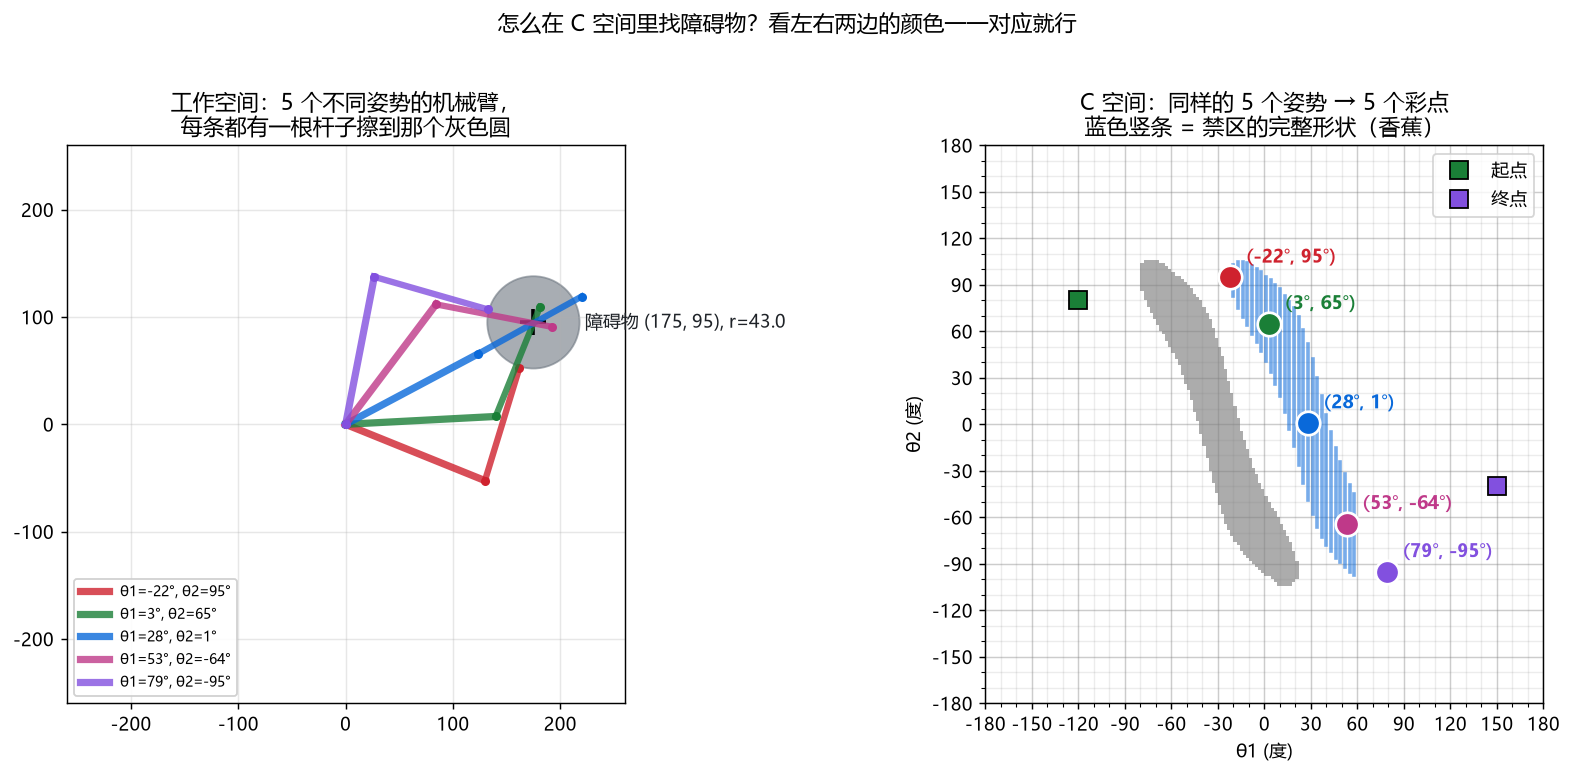

This figure's Python source:
# -*- coding: utf-8 -*-
"""
第 2 课补充：怎么在 C 空间里快速找到障碍物？
============================================
第 2 课的 C 空间地图上那团"香蕉"很难肉眼反推出工作空间里的位置。
这张图做了两件事让它一目了然：
  1. 在工作空间里挑 5 个"刚好撞到障碍物"的姿势，画出 5 条不同颜色的机械臂
  2. 在 C 空间地图上把同样这 5 个姿势标成 5 个彩色点
  3. 再用"逐列扫描"画出香蕉的完整轮廓（蓝色竖条 = 每个 θ1 下会撞的 θ2 范围）

运行：
  python lesson2_obstacle_lookup.py
"""

import numpy as np
import matplotlib.pyplot as plt

plt.rcParams["font.sans-serif"] = ["Microsoft YaHei", "SimHei"]
plt.rcParams["axes.unicode_minus"] = False

# ---------------- 跟 lesson2 一样的参数和函数 ----------------
L1, L2 = 140.0, 110.0
OBSTACLE = (175.0, 95.0, 43.0)  # (x, y, r)
START = (-120.0, 80.0)
GOAL  = (150.0, -40.0)

def fk(t1, t2):
    a1, a12 = np.radians(t1), np.radians(t1 + t2)
    elbow = (L1*np.cos(a1), L1*np.sin(a1))
    end = (elbow[0]+L2*np.cos(a12), elbow[1]+L2*np.sin(a12))
    return elbow, end

def dseg(px,py,ax,ay,bx,by):
    abx,aby=bx-ax,by-ay; L=abx**2+aby**2
    t=max(0,min(1,((px-ax)*abx+(py-ay)*aby)/L)) if L>0 else 0
    return np.hypot(px-ax-t*abx, py-ay-t*aby)

def is_collision(t1, t2):
    ox,oy,r = OBSTACLE
    e,end = fk(t1,t2)
    return (dseg(ox,oy,0,0,e[0],e[1]) < r+3) or (dseg(ox,oy,e[0],e[1],end[0],end[1]) < r+3)

# ---------------- 自动选 5 个"刚好撞到障碍物"的姿势 ----------------
# 沿 θ1 扫描找出会撞的 θ2 范围，从中均匀挑 5 个，覆盖禁区的整个轮廓。
# 这样不管你怎么改 OBSTACLE，脚本都能自动适配，不会报错。
hits_by_t1 = []
for t1 in np.arange(-180, 181, 1):
    coll_t2 = [t2 for t2 in np.arange(-180, 181, 1) if is_collision(t1, t2)]
    if coll_t2:
        hits_by_t1.append((t1, (min(coll_t2) + max(coll_t2)) // 2))

if len(hits_by_t1) < 5:
    raise RuntimeError(f"当前 OBSTACLE={OBSTACLE} 让禁区太小，只找到 {len(hits_by_t1)} 个撞点"
                       f"——换个更大的半径或更靠中间的位置再试")

# 均匀挑 5 个，覆盖 θ1 全程
idx = np.linspace(0, len(hits_by_t1) - 1, 5).astype(int)
SAMPLES = [hits_by_t1[i] for i in idx]
print(f"自动选出 5 个撞障碍物的姿势：{SAMPLES}")

# ---------------- 画 C 空间背景图（沿用 lesson2 的网格方法） ----------------
RES = 2.0
grid = np.zeros((int(360/RES), int(360/RES)), dtype=bool)
for i in range(grid.shape[0]):
    for j in range(grid.shape[1]):
        grid[i, j] = is_collision(-180+i*RES, 180-j*RES)
img = grid.T[:, ::-1]

# ---------------- 出图 ----------------
fig, (axW, axC) = plt.subplots(1, 2, figsize=(13, 5.8))
COLORS = ['#cf222e', '#1a7f37', '#0969da', '#bf3989', '#8250df']

# ===== 左图：工作空间，5 条机械臂撞到同一个障碍物 =====
ox, oy, orad = OBSTACLE
axW.set_xlim(-260, 260); axW.set_ylim(-260, 260)
axW.set_aspect('equal'); axW.grid(alpha=0.3)
axW.add_patch(plt.Circle((ox, oy), orad, color='#6e7781', alpha=0.6))
axW.plot(ox, oy, 'k+', markersize=14, markeredgewidth=2)
axW.annotate(f'障碍物 ({ox:.0f}, {oy:.0f}), r={orad}',
             (ox+orad+5, oy-5), fontsize=10, color='#1f2328')

for (t1, t2), c in zip(SAMPLES, COLORS):
    e, end = fk(t1, t2)
    axW.plot([0, e[0]], [0, e[1]], '-', color=c, linewidth=4, alpha=0.8,
             label=f'θ1={t1}°, θ2={t2}°')
    axW.plot([e[0], end[0]], [e[1], end[1]], '-', color=c, linewidth=3.5, alpha=0.8)
    axW.plot([0, e[0], end[0]], [0, e[1], end[1]], 'o', color=c, markersize=4)

axW.set_title("工作空间：5 个不同姿势的机械臂，\n每条都有一根杆子擦到那个灰色圆")
axW.legend(loc='lower left', fontsize=8, framealpha=0.9)

# ===== 右图：C 空间，5 个点 + 香蕉的完整轮廓 =====
axC.imshow(img, extent=[-180,180,-180,180], origin='lower',
           cmap='Greys', vmin=0, vmax=1.5, interpolation='nearest', alpha=0.55)

# 香蕉轮廓：每个 θ1 扫一遍 θ2，把会撞的范围画成蓝色竖条
for t1 in np.arange(-80, 60, 3):
    coll = np.array([is_collision(t1, t2) for t2 in np.arange(-180, 181, 1)])
    idx = np.where(coll)[0]
    if len(idx) > 0:
        axC.plot([t1, t1], [-180+idx[0], -180+idx[-1]],
                 '-', color='#0969da', linewidth=2, alpha=0.55)

# 5 个标志点
for (t1, t2), c in zip(SAMPLES, COLORS):
    axC.plot(t1, t2, 'o', color=c, markersize=13,
             markeredgecolor='white', markeredgewidth=1.5)
    axC.annotate(f'({t1}°, {t2}°)', (t1, t2),
                 textcoords='offset points', xytext=(9, 8),
                 fontsize=10, color=c, fontweight='bold')

# 起点终点
axC.plot(START[0], START[1], 's', color='#1a7f37', markersize=10, label='起点', markeredgecolor='black')
axC.plot(GOAL[0],  GOAL[1],  's', color='#8250df', markersize=10, label='终点', markeredgecolor='black')

# 加坐标网格
axC.set_xticks(np.arange(-180, 181, 30))
axC.set_yticks(np.arange(-180, 181, 30))
axC.set_xticks(np.arange(-180, 181, 10), minor=True)
axC.set_yticks(np.arange(-180, 181, 10), minor=True)
axC.grid(True, which='minor', alpha=0.15, color='gray')
axC.grid(True, which='major', alpha=0.4, color='gray')
axC.set_xlim(-180, 180); axC.set_ylim(-180, 180)
axC.set_xlabel('θ1 (度)'); axC.set_ylabel('θ2 (度)')
axC.set_title("C 空间：同样的 5 个姿势 → 5 个彩点\n蓝色竖条 = 禁区的完整形状（香蕉）")
axC.legend(loc='upper right')

fig.suptitle("怎么在 C 空间里找障碍物？看左右两边的颜色一一对应就行",
             fontsize=12, y=1.02)
fig.tight_layout()
fig.savefig('lesson2_obstacle_lookup.png', dpi=130, bbox_inches='tight')
print("已保存 lesson2_obstacle_lookup.png")
print("\n关键信息：")
print(f"  障碍物在工作空间里：圆心 ({ox}, {oy})，半径 {orad}")
print(f"  在 C 空间里大致占的区域：θ1 ∈ [-25°, 40°]，θ2 ∈ [100°, -80°] 一条弯带")
print(f"  那个弯带的物理含义：每条蓝色竖条 = 固定 θ1 后，能让某根杆撞到圆的所有 θ2 范围")
